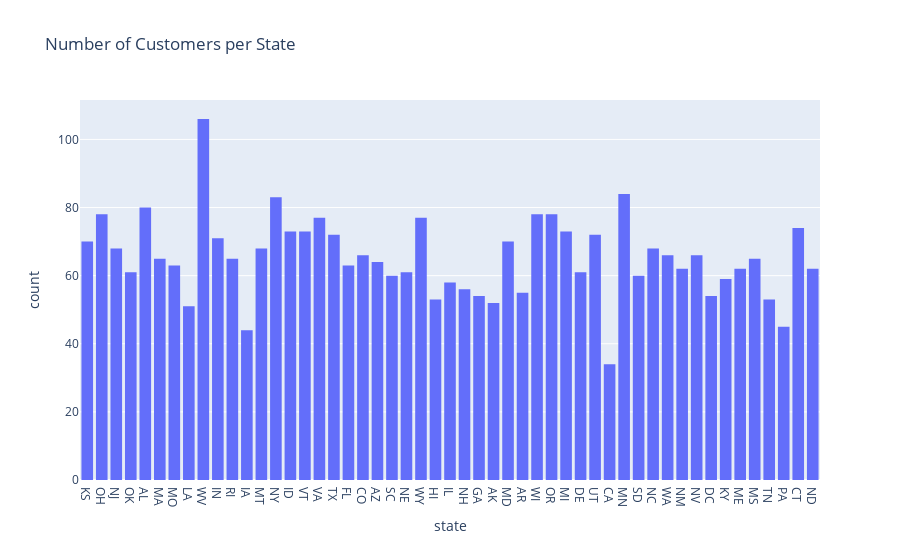

The notebook cell this image was saved under:
### Markdown cell above
the percentage of customers who churned is 14.5% of the total number of customers this indicates class imbalance

### Code cell
# to get the number of customers per state
X=df['state']

fig = px.histogram(df, x=X, title='Number of Customers per State')

fig.show()

### Figure 1 — Plotly figure (JSON) as saved in the notebook; plotly's stock layout.template omitted (floating-point values rounded to 4 significant figures; data arrays with more than 128 entries replaced by an {"elided": "..."} marker saying what was removed)
{"data": [{"alignmentgroup": "True", "bingroup": "x", "hovertemplate": "state=%{x}<br>count=%{y}<extra></extra>", "legendgroup": "", "marker": {"color": "#636efa", "pattern": {"shape": ""}}, "name": "", "offsetgroup": "", "orientation": "v", "showlegend": false, "type": "histogram", "x": {"elided": "3333 str values"}, "xaxis": "x", "yaxis": "y"}], "layout": {"barmode": "relative", "legend": {"tracegroupgap": 0}, "title": {"text": "Number of Customers per State"}, "xaxis": {"anchor": "y", "domain": [0, 1], "title": {"text": "state"}}, "yaxis": {"anchor": "x", "domain": [0, 1], "title": {"text": "count"}}}}
